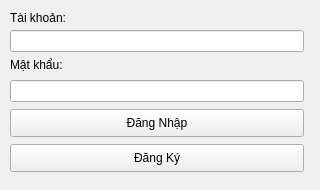
<?xml version="1.0" encoding="UTF-8"?>
<ui version="4.0">
 <class>LoginWindow</class>
 <widget class="QWidget" name="Form">
  <property name="geometry">
   <rect>
    <x>0</x>
    <y>0</y>
    <width>320</width>
    <height>190</height>
   </rect>
  </property>
  <property name="windowTitle">
   <string>Đăng nhập nhân viên</string>
  </property>
  <widget class="QLabel" name="username_label">
   <property name="geometry">
    <rect>
     <x>10</x>
     <y>10</y>
     <width>294</width>
     <height>16</height>
    </rect>
   </property>
   <property name="text">
    <string>Tài khoản:</string>
   </property>
  </widget>
  <widget class="QLineEdit" name="username_input">
   <property name="geometry">
    <rect>
     <x>10</x>
     <y>30</y>
     <width>294</width>
     <height>22</height>
    </rect>
   </property>
  </widget>
  <widget class="QPushButton" name="login_button">
   <property name="geometry">
    <rect>
     <x>10</x>
     <y>109</y>
     <width>294</width>
     <height>28</height>
    </rect>
   </property>
   <property name="text">
    <string>Đăng Nhập</string>
   </property>
  </widget>
  <widget class="QPushButton" name="register_button">
   <property name="geometry">
    <rect>
     <x>10</x>
     <y>144</y>
     <width>294</width>
     <height>28</height>
    </rect>
   </property>
   <property name="text">
    <string>Đăng Ký</string>
   </property>
  </widget>
  <widget class="QLabel" name="password_label">
   <property name="geometry">
    <rect>
     <x>10</x>
     <y>57</y>
     <width>294</width>
     <height>16</height>
    </rect>
   </property>
   <property name="text">
    <string>Mật khẩu:</string>
   </property>
  </widget>
  <widget class="QLineEdit" name="password_input">
   <property name="geometry">
    <rect>
     <x>10</x>
     <y>80</y>
     <width>294</width>
     <height>22</height>
    </rect>
   </property>
   <property name="echoMode">
    <enum>QLineEdit::Password</enum>
   </property>
  </widget>
 </widget>
 <resources/>
 <connections/>
</ui>
